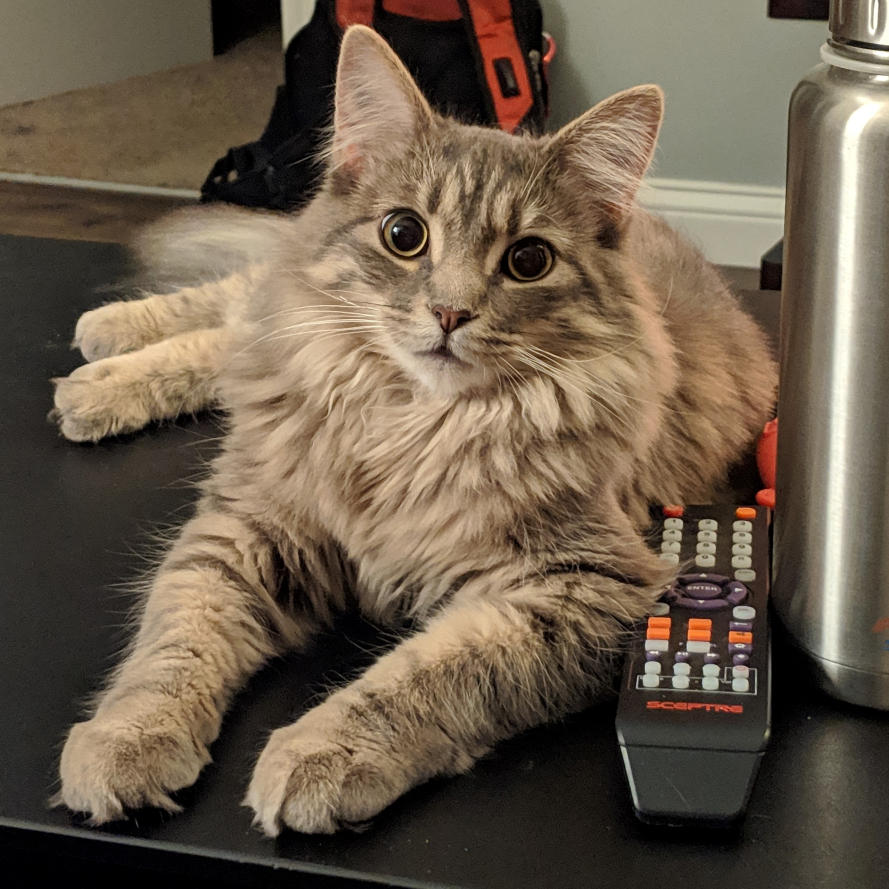
#> input picture example.jpg, 2666 x 2667 px (shown at 1/3 size)
$ jupyter execute image_process.ipynb   (older library calls are emulated)
#> lines starting #> are read from the running program, lines starting #| are printed output that depends on the picture; after the words box and inside, x2 and y2 are one past the last pixel; in counts of white or black regions, pixels touching at a corner belong together
[cell 1]
from PIL import Image, ImageFilter

# replace with the filename of your image
my_image = Image.open("example.jpg")
#> my_image is the input picture: PIL image 2666x2667 RGB; mean R, G, B 107, 92.2, 75

[cell 2]
rgb = my_image.convert('RGB')

# parameters
# colors -> number of colors the final quantized image should contain
# method -> these are different methods of quantization eg: None, 1, 2
quant = rgb.quantize(colors=3,method=None,dither=None)
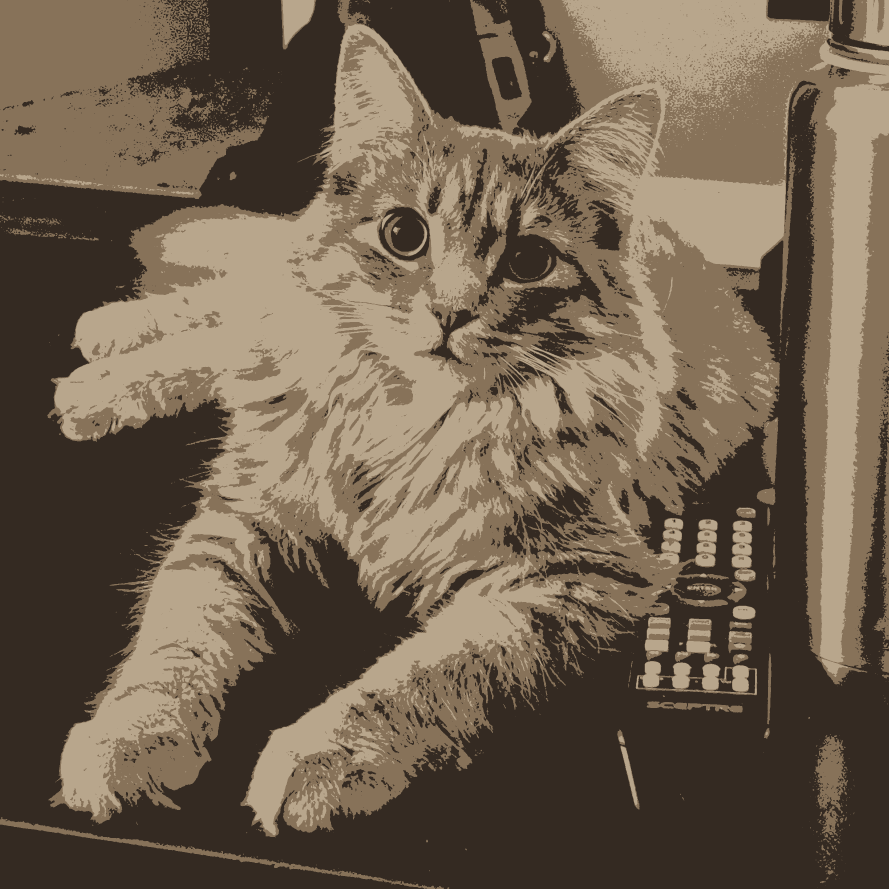
#> quant: PIL image 2666x2667 P (shown at 1/3 size); mean R, G, B 110.9, 95.4, 77.6
quant

[cell 3]
# grab colors used in quantized image
quant_rgb = quant.convert("RGB")
colors = quant_rgb.getcolors()
#> colors = [(1762481, (184, 166, 140)), (2239136, (135, 114, 89)), (3108605, (52, 42, 34))]

# sort by darkness
colors.sort(key=lambda x: sum(x[1]))
print(colors)
#| [(3108605, (52, 42, 34)), (2239136, (135, 114, 89)), (1762481, (184, 166, 140))]

# generate images for preview, color channel, and b/w channel
preview = Image.new('RGB', my_image.size, 0xffffffff)
#> preview: PIL image 2666x2667 RGB; every value is 255
black = Image.new('1', my_image.size, 1)
#> black: PIL image 2666x2667 1; every value is 1
yellow = Image.new('1', my_image.size, 1)
width, height = my_image.size
#> width = 2666; height = 2667

for x in range(width):
    for y in range(height):
        rgb = quant_rgb.getpixel((x,y))
        if rgb == colors[0][1]:
            preview.putpixel((x,y), (0,0,0))
            black.putpixel((x,y), 0)
        elif rgb == colors[1][1]:
            preview.putpixel((x,y), (255,220,0))
            yellow.putpixel((x,y), 0)
        else:
            preview.putpixel((x,y), (255,255,255))
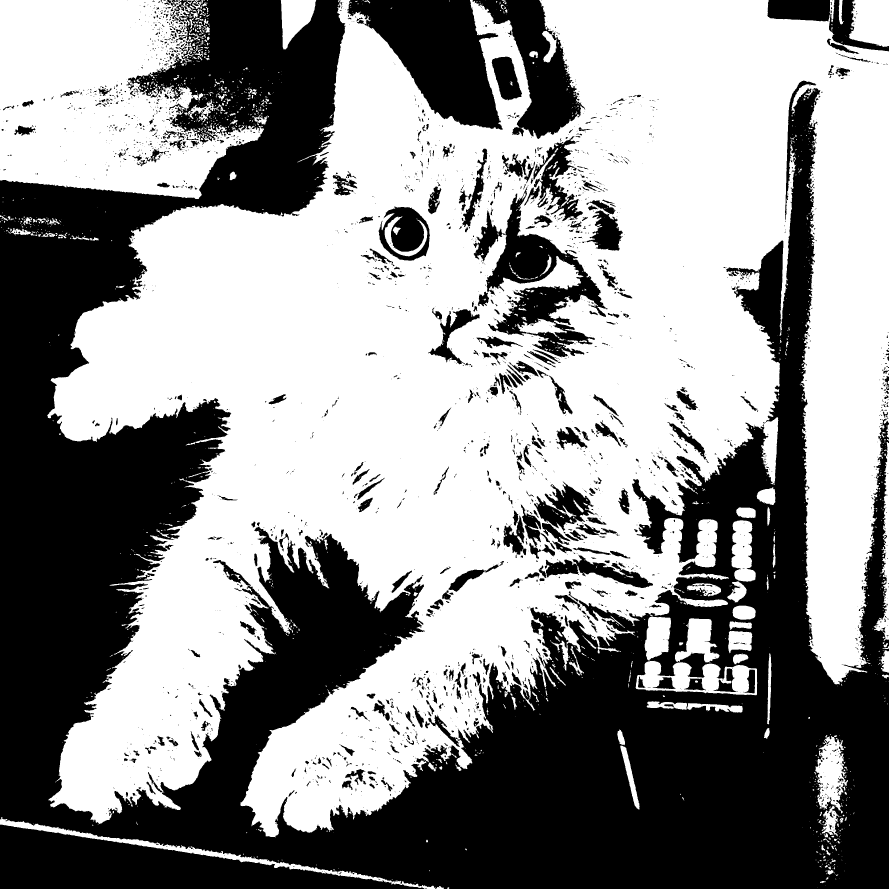
#> black: PIL image 2666x2667 1 (shown at 1/3 size); 56.3% white; 3135 black regions (2378 under 20 px), largest, box (x1, y1, x2, y2) and area: (0, 0, 2666, 2667) 2529629, (0, 2474, 1274, 2667) 124874, (1042, 0, 1508, 389) 97031
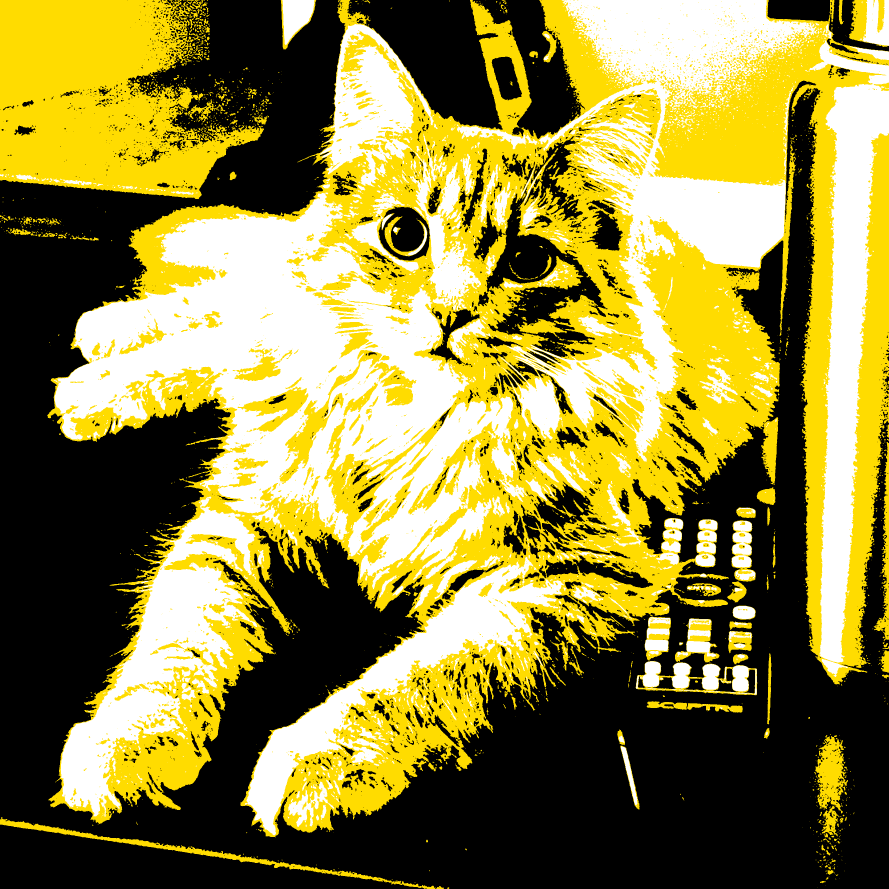
#> preview: PIL image 2666x2667 RGB (shown at 1/3 size); mean R, G, B 143.5, 132.5, 63.2
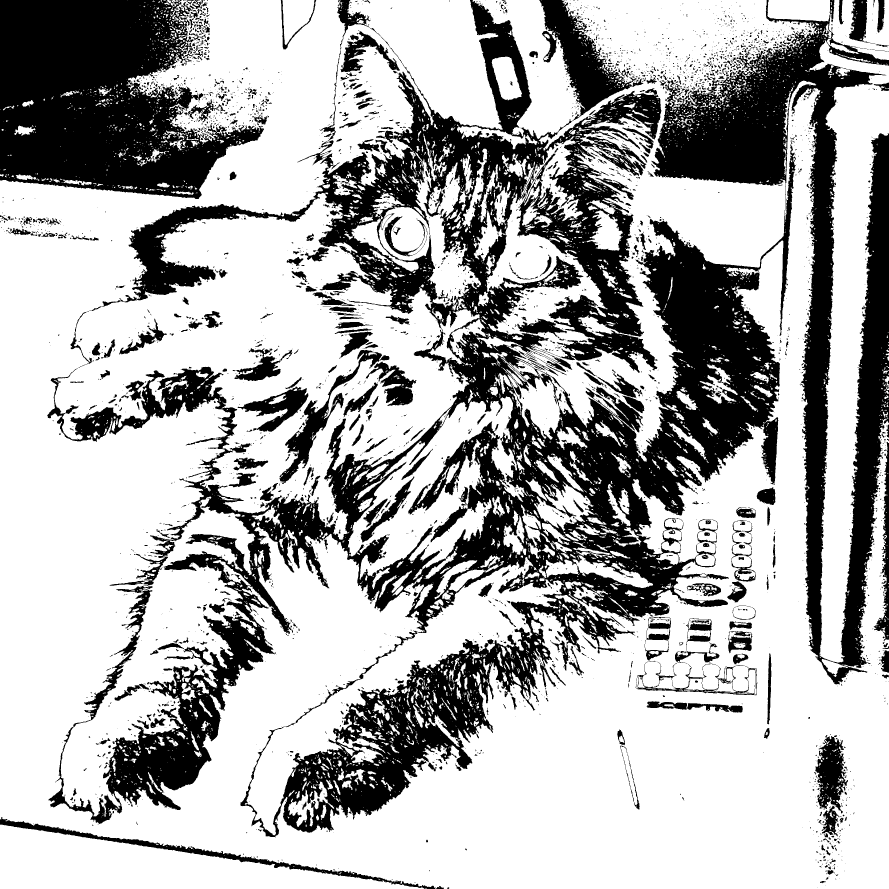
#> yellow: PIL image 2666x2667 1 (shown at 1/3 size); 68.5% white; 4098 black regions (3197 under 20 px), largest, box (x1, y1, x2, y2) and area: (142, 0, 2666, 2512) 1668047, (0, 0, 792, 597) 310207, (0, 2451, 1308, 2667) 16604

preview

[cell 4]
# resize to the correct resolution
size = (640, 384)
preview.thumbnail(size,Image.ANTIALIAS)
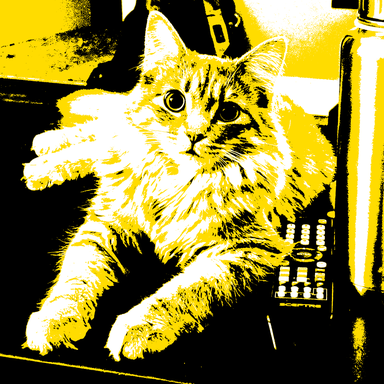
#> preview: PIL image 384x384 RGB; mean R, G, B 143.4, 132.8, 63.3
black.thumbnail(size,Image.ANTIALIAS)
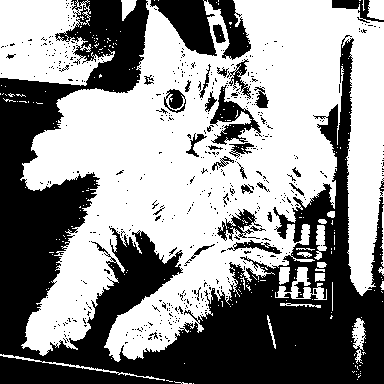
#> black: PIL image 384x384 1; 56.3% white; 545 black regions (507 under 20 px), largest, box (x1, y1, x2, y2) and area: (0, 0, 384, 384) 55405, (150, 0, 217, 56) 2022, (208, 0, 251, 60) 1111
yellow.thumbnail(size,Image.ANTIALIAS)
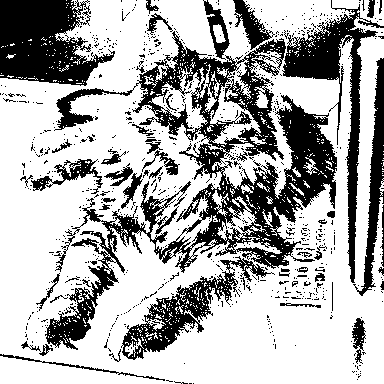
#> yellow: PIL image 384x384 1; 68.5% white; 769 black regions (719 under 20 px), largest, box (x1, y1, x2, y2) and area: (45, 31, 337, 350) 21551, (0, 0, 115, 86) 6564, (282, 0, 384, 283) 5201
preview

[cell 5]
# preview of black channel
black_resized = Image.new('RGBA', size, (255, 255, 255, 0))
black_resized.paste(
    black, (int((size[0] - black.size[0]) / 2), int((size[1] - black.size[1]) / 2))
)
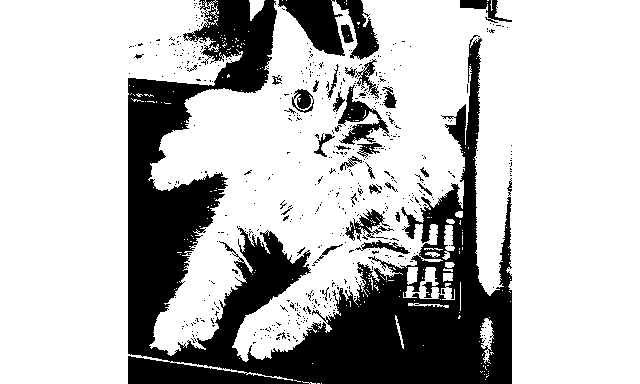
#> black_resized: PIL image 640x384 RGBA; mean R, G, B, A 188.1, 188.1, 188.1, 153; transparent parts drawn white
black_resized

[cell 6]
# preview of color channel
yellow_resized = Image.new('RGBA', size, (255, 255, 255, 0))
yellow_resized.paste(
    yellow, (int((size[0] - yellow.size[0]) / 2), int((size[1] - yellow.size[1]) / 2))
)
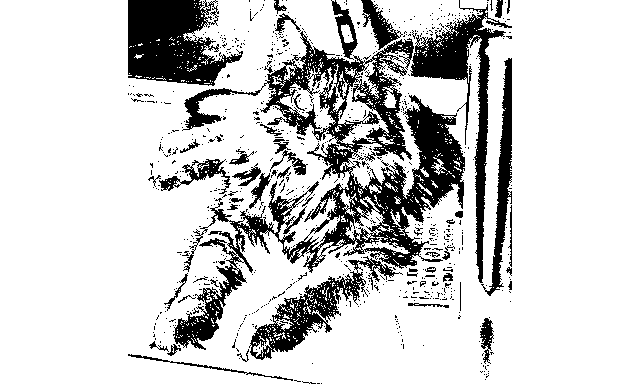
#> yellow_resized: PIL image 640x384 RGBA; mean R, G, B, A 206.8, 206.8, 206.8, 153; transparent parts drawn white
yellow_resized

[cell 7]
# preview example of display image
preview_resized = Image.new('RGBA', size, (255, 255, 255, 0))
preview_resized.paste(
    preview, (int((size[0] - preview.size[0]) / 2), int((size[1] - preview.size[1]) / 2))
)
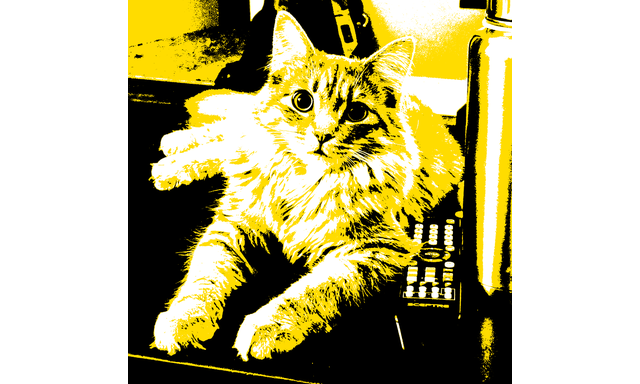
#> preview_resized: PIL image 640x384 RGBA; mean R, G, B, A 188, 181.7, 140, 153; transparent parts drawn white
preview_resized
